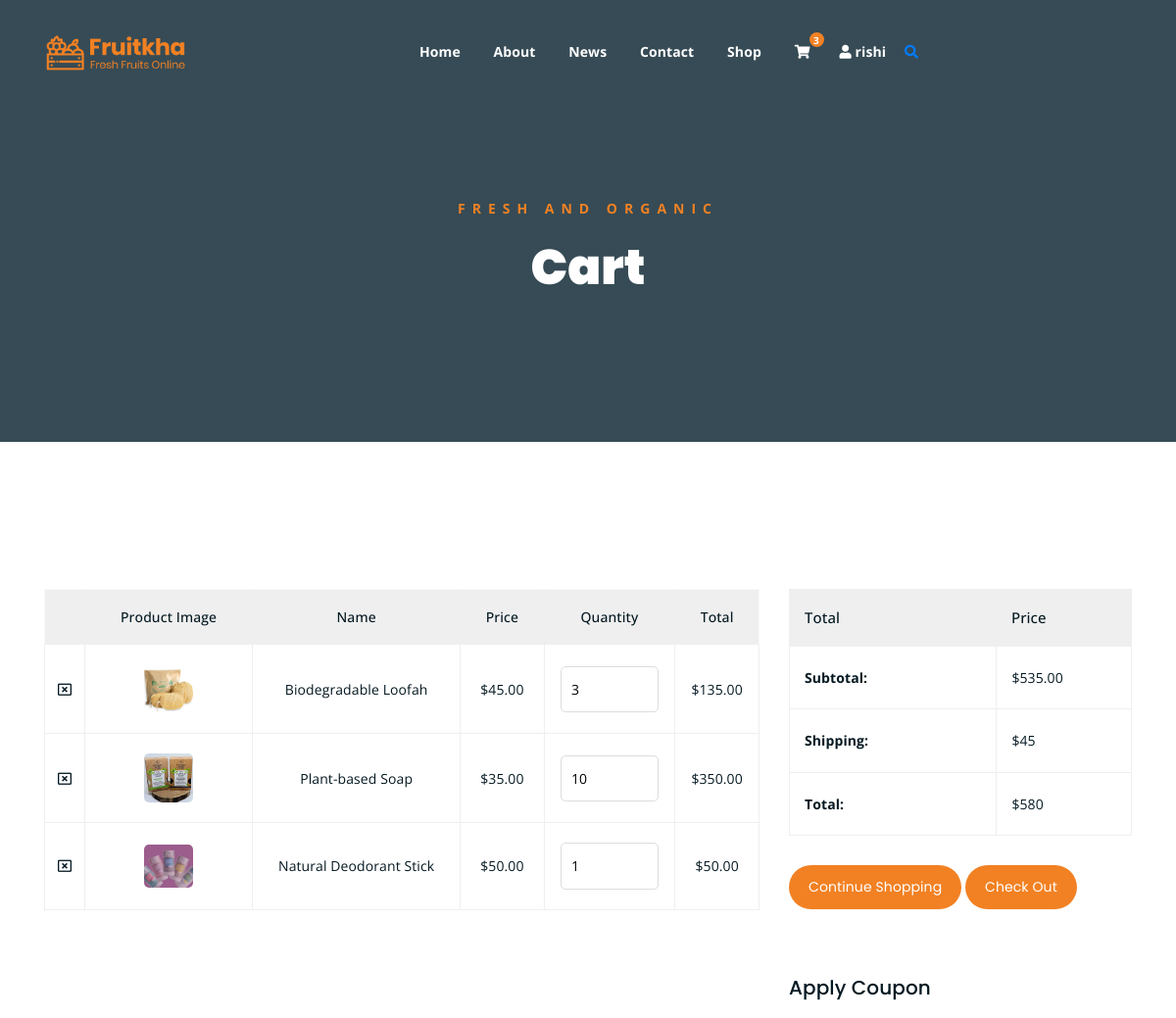
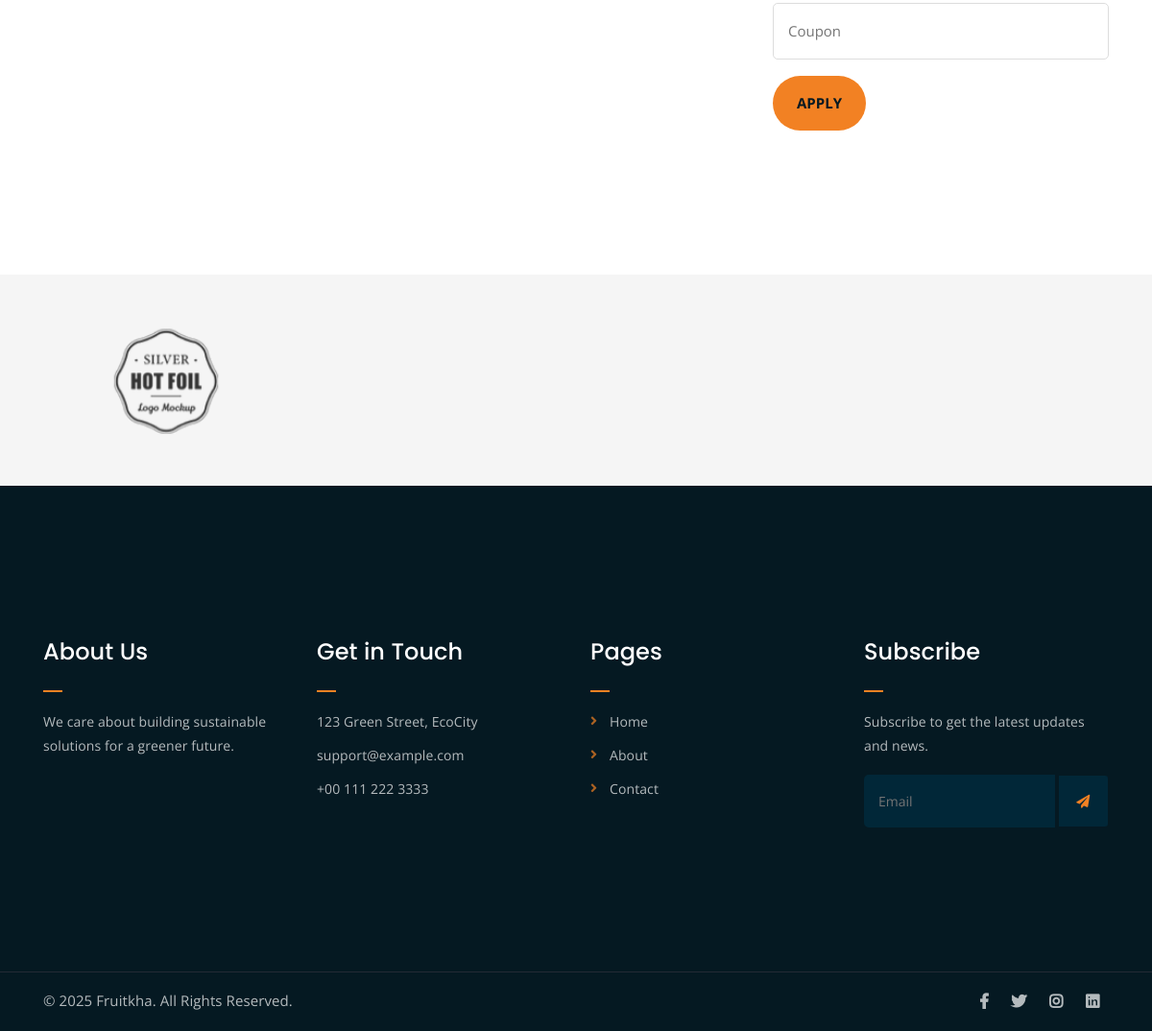
The app's page /cart/ (signed in) with its own data (2 pictures, top to bottom).
### app1/models.py (models this page shows, shortened)
class User(AbstractBaseUser, PermissionsMixin):
    email = models.EmailField(_('email address'), unique=True)
    username = models.CharField(_('username'), max_length=30, unique=True)
    first_name = models.CharField(_('first name'), max_length=30)
    last_name = models.CharField(_('last name'), max_length=30)
    date_joined = models.DateTimeField(_('date joined'), default=timezone.now)
    is_active = models.BooleanField(_('active'), default=True)
    is_staff = models.BooleanField(_('staff status'), default=False)
    bio = models.TextField(_('bio'), max_length=500, blank=True)
    profile_picture = models.ImageField(
        _('profile picture'),
        upload_to='profile_pics/',
        blank=True,
        null=True
    )
    groups = models.ManyToManyField(
        'auth.Group',
        verbose_name=_('groups'),
        blank=True,
        help_text=_(
            'The groups this user belongs to. A user will get all permissions '
            'granted to each of their groups.'
        ),
        related_name="custom_user_set",  # Changed to unique name
        related_query_name="custom_user",
    )
    user_permissions = models.ManyToManyField(
        'auth.Permission',
        verbose_name=_('user permissions'),
        blank=True,
        help_text=_('Specific permissions for this user.'),
        related_name="custom_user_permissions_set",  # Changed to unique name
        related_query_name="custom_user_permissions",
    )
    objects = UserManager()
    USERNAME_FIELD = 'email'
    REQUIRED_FIELDS = ['username', 'first_name', 'last_name']
    class Meta:
        verbose_name = _('user')
        verbose_name_plural = _('users')
    @property
    def cart(self):
        cart, created = Cart.objects.get_or_create(user=self)
        return cart

class Cart(models.Model):
    user = models.ForeignKey(settings.AUTH_USER_MODEL, on_delete=models.CASCADE)
    created_at = models.DateTimeField(auto_now_add=True)
    updated_at = models.DateTimeField(auto_now=True)
    @property
    def total_price(self):
        return sum(item.total_price for item in self.items.all())

class CartItem(models.Model):
    cart = models.ForeignKey(Cart, related_name='items', on_delete=models.CASCADE)
    product = models.ForeignKey('Product', on_delete=models.CASCADE)
    quantity = models.PositiveIntegerField(default=1)
    price = models.DecimalField(max_digits=10, decimal_places=2)
    @property
    def total_price(self):
        return Decimal(self.price) * Decimal(self.quantity)

class Product(models.Model):
    CATEGORY_CHOICES = [
        ('Organic Food', 'Organic Food'),
        ('Household Items', 'Household Items'),
        ('Reusable Products', 'Reusable Products'),
        ('Eco Personal Care', 'Eco Personal Care'),
        ('Green Gadgets', 'Green Gadgets'),
        ('other', 'Other'),
    ]
    name = models.CharField(max_length=100)
    description = models.TextField()
    price = models.DecimalField(max_digits=10, decimal_places=2)
    category = models.CharField(max_length=30, choices=CATEGORY_CHOICES)
    image = models.ImageField(upload_to='products/')
    created_at = models.DateTimeField(auto_now_add=True)
    updated_at = models.DateTimeField(auto_now=True)
    class Meta:
        ordering = ['-created_at']

### app1/views.py (the view)
# urls.py: path('cart/', views.cart, name='cart'),
@login_required
def cart(request):
    cart, created = Cart.objects.get_or_create(user=request.user)
    return render(request, 'cart.html', {'cart': cart})

### app1/context_processors.py (called while the page is built)
def cart_count(request):
    if request.user.is_authenticated:
        cart, created = Cart.objects.get_or_create(user=request.user)
        return {'cart_count': cart.items.count()}
    return {'cart_count': 0}

### app1/static/templates/cart.html (shortened to what this page needs)
{% extends 'base.html' %}
{% load static %}
{% block content %}
<div class="breadcrumb-section breadcrumb-bg">
    <div class="container">
        <div class="row">
            <div class="col-lg-8 offset-lg-2 text-center">
                <div class="breadcrumb-text">
                    <p>Fresh and Organic</p>
                    <h1>Cart</h1>
                </div>
            </div>
        </div>
    </div>
</div>
<div class="cart-section mt-150 mb-150">
    <div class="container">
        <div class="row">
            <div class="col-lg-8 col-md-12">
                <div class="cart-table-wrap">
                    <table class="cart-table">
                        <thead class="cart-table-head">
                            <tr class="table-head-row">
                                <th class="product-remove"></th>
                                <th class="product-image">Product Image</th>
                                <th class="product-name">Name</th>
                                <th class="product-price">Price</th>
                                <th class="product-quantity">Quantity</th>
                                <th class="product-total">Total</th>
                            </tr>
                        </thead>
                        <tbody>
                            {% for item in cart.items.all %}
                            <tr class="table-body-row">
                                <td class="product-remove">
                                    <a href="{% url 'remove_from_cart' item.id %}">
                                        <i class="far fa-window-close"></i>
                                    </a>
                                </td>
                                <td class="product-image">
                                    <img src="{{ item.product.image.url }}" alt="{{ item.product.name }}">
                                </td>
                                <td class="product-name">{{ item.product.name }}</td>
                                <td class="product-price">${{ item.price }}</td>
                                <td class="product-quantity">
                                    <form method="post" action="{% url 'update_cart' item.id %}">
                                        <input type="number" name="quantity" value="{{ item.quantity }}" min="1">
                                    </form>
                                </td>
                                <td class="product-total">${{ item.total_price }}</td>
                            </tr>
                            {% empty %}
                            <tr>
                                <td colspan="6" class="text-center">Your cart is empty</td>
                            </tr>
                            {% endfor %}
                        </tbody>
                    </table>
                </div>
            </div>
            <div class="col-lg-4">
                <div class="total-section">
                    <table class="total-table">
                        <thead class="total-table-head">
                            <tr class="table-total-row">
                                <th>Total</th>
                                <th>Price</th>
                            </tr>
                        </thead>
                        <tbody>
                            <tr class="total-data">
                                <td><strong>Subtotal: </strong></td>
                                <td>${{ cart.total_price }}</td>
                            </tr>
                            <tr class="total-data">
                                <td><strong>Shipping: </strong></td>
                                <td>
                                    {% if cart.items.count > 0 %}
                                        $45
                                    {% else %}
                                        $0
                                    {% endif %}
                                </td>
                            </tr>
                            <tr class="total-data">
                                <td><strong>Total: </strong></td>
                                <td>
                                    {% if cart.items.count > 0 %}
                                        ${{ cart.total_price|add:45 }}
                                    {% else %}
                                        $0
                                    {% endif %}
                                </td>
                            </tr>
                        </tbody>
                    </table>
                    <div class="cart-buttons">
                        <a href="{% url 'shop' %}" class="boxed-btn">Continue Shopping</a>
                        <a href="{% url 'checkout' %}" class="boxed-btn black">Check Out</a>
                    </div>
                </div>
                <div class="coupon-section">
                    <h3>Apply Coupon</h3>
                    <div class="coupon-form-wrap">
                        <form action="#">
                            <p><input type="text" placeholder="Coupon"></p>
                            <p><input type="submit" value="Apply"></p>
                        </form>
                    </div>
                </div>
            </div>
        </div>
    </div>
</div>
<div class="logo-carousel-section">
    <div class="container">
        <div class="row">
            <div class="col-lg-12">
                <div class="logo-carousel-inner">
                    <div class="single-logo-item">
                        <img src="{% static 'assets/img/company-logos/1.png' %}" alt="">
                    </div>
                </div>
            </div>
        </div>
    </div>
</div>
{% endblock %}

### app1/static/templates/base.html (shortened to what this page needs)
{% load static %}
<!DOCTYPE html>
<html lang="en">
<head>
    <link rel="stylesheet" href="{% static 'assets/css/all.min.css' %}">
    <link rel="stylesheet" href="{% static 'assets/bootstrap/css/bootstrap.min.css' %}">
    <link rel="stylesheet" href="{% static 'assets/css/owl.carousel.css' %}">
    <link rel="stylesheet" href="{% static 'assets/css/magnific-popup.css' %}">
    <link rel="stylesheet" href="{% static 'assets/css/animate.css' %}">
    <link rel="stylesheet" href="{% static 'assets/css/meanmenu.min.css' %}">
    <link rel="stylesheet" href="{% static 'assets/css/main.css' %}?v={% now 'U' %}">
    <link rel="stylesheet" href="{% static 'assets/css/responsive.css' %}">
</head>
<body>
    <div class="top-header-area" id="sticker">
        <div class="container">
            <div class="row">
                <div class="col-lg-12 col-sm-12 text-center">
                    <div class="main-menu-wrap">
                        <div class="site-logo">
                            <a href="{% url 'home' %}">
                                <img src="{% static 'assets/img/logo.png' %}" alt="">
                            </a>
                        </div>
                        <nav class="main-menu">
                            <ul>
                                <li class="{% if request.path == '/' %}current-list-item{% endif %}"><a href="{% url 'home' %}">Home</a></li>
                                <li class="{% if request.path == '/about/' %}current-list-item{% endif %}"><a href="{% url 'about' %}">About</a></li>
                                <li class="{% if '/news/' in request.path %}current-list-item{% endif %}"><a href="#">News</a></li>
                                <li class="{% if request.path == '/contact/' %}current-list-item{% endif %}"><a href="{% url 'contact' %}">Contact</a></li>
                                <li class="{% if request.path == '/shop/' %}current-list-item{% endif %}"><a href="{% url 'shop' %}">Shop</a></li>
                               <li>
                                    <div class="header-icons">
                                        <a class="shopping-cart" href="{% url 'cart' %}">
                                            <i class="fas fa-shopping-cart"></i>
                                            {% if user.is_authenticated %}
                                                <span class="cart-count">{{ user.cart.items.count }}</span>
                                            {% endif %}
                                        </a>
                                        {% if user.is_authenticated %}
                                            <li class="user-dropdown">
                                                <a class="shopping-cart-1" href="#">
                                                    <i class="fas fa-user"></i>
                                                    <span class="username">{{ user.first_name }}</span>
                                                </a>
                                            </li>
                                        {% endif %}
                                        <a class="mobile-hide search-bar-icon" href="#"><i class="fas fa-search"></i></a>
                                    </div>
                                </li>
                            </ul>
                        </nav>
                    </div>
                </div>
            </div>
        </div>
    </div>
    {% block content %}{% endblock %}
    <div class="footer-area">
        <div class="container">
            <div class="row">
                <div class="col-lg-3 col-md-6">
                    <div class="footer-box about-widget">
                        <h2 class="widget-title">About Us</h2>
                        <p>We care about building sustainable solutions for a greener future.</p>
                    </div>
                </div>
                <div class="col-lg-3 col-md-6">
                    <div class="footer-box get-in-touch">
                        <h2 class="widget-title">Get in Touch</h2>
                        <ul>
                            <li>123 Green Street, EcoCity</li>
                            <li>support@example.com</li>
                            <li>+00 111 222 3333</li>
                        </ul>
                    </div>
                </div>
                <div class="col-lg-3 col-md-6">
                    <div class="footer-box pages">
                        <h2 class="widget-title">Pages</h2>
                        <ul>
                            <li><a href="{% url 'home' %}">Home</a></li>
                            <li><a href="{% url 'about' %}">About</a></li>
                            <li><a href="{% url 'contact' %}">Contact</a></li>
                        </ul>
                    </div>
                </div>
                <div class="col-lg-3 col-md-6">
                    <div class="footer-box subscribe">
                        <h2 class="widget-title">Subscribe</h2>
                        <p>Subscribe to get the latest updates and news.</p>
                        <form action="#">
                            <input type="email" placeholder="Email">
                            <button type="submit"><i class="fas fa-paper-plane"></i></button>
                        </form>
                    </div>
                </div>
            </div>
        </div>
    </div>
    <div class="copyright">
        <div class="container">
            <div class="row">
                <div class="col-lg-6 col-md-12">
                    <p>&copy; 2025 Fruitkha. All Rights Reserved.</p>
                </div>
                <div class="col-lg-6 text-right col-md-12">
                    <div class="social-icons">
                        <ul>
                            <li><a href="#"><i class="fab fa-facebook-f"></i></a></li>
                            <li><a href="#"><i class="fab fa-twitter"></i></a></li>
                            <li><a href="#"><i class="fab fa-instagram"></i></a></li>
                            <li><a href="#"><i class="fab fa-linkedin"></i></a></li>
                        </ul>
                    </div>
                </div>
            </div>
        </div>
    </div>
</body>
</html>

### app1/static/assets/css/responsive.css (style rules this page uses)
@media only screen and (min-width: 992px) and (max-width: 1200px) { .cart-buttons a:first-child { margin-right: 0; margin-bottom: 15px; } }

### records on screen
User: cart.items.count "3", first_name "rishi"
CartItem: product.image (picture), product.name "Biodegradable Loofah", price "45.00", quantity "3", total_price "135.00"
CartItem: product.image (picture), product.name "Plant-based Soap", price "35.00", quantity "10", total_price "350.00"
CartItem: product.image (picture), product.name "Natural Deodorant Stick", price "50.00", quantity "1", total_price "50.00"
Cart: total_price "535.00", total_price|add "580"
